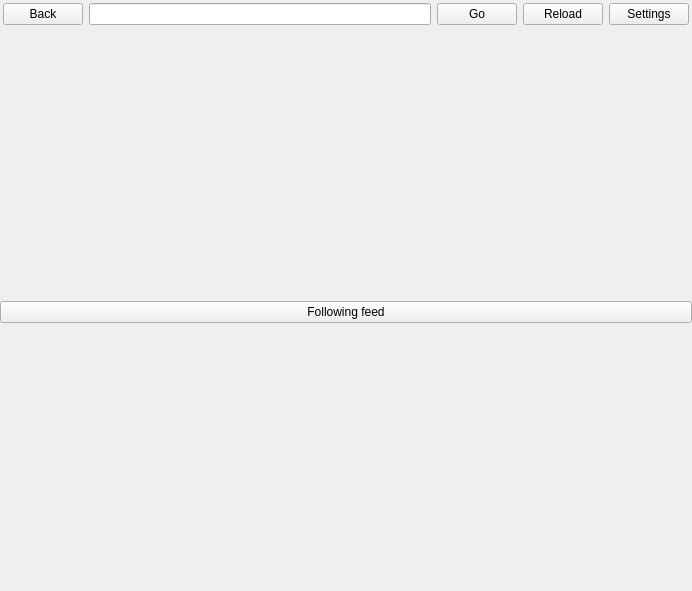
<?xml version="1.0" encoding="UTF-8"?>
<ui version="4.0">
 <class>LyBerry</class>
 <widget class="QMainWindow" name="LyBerry">
  <property name="geometry">
   <rect>
    <x>0</x>
    <y>0</y>
    <width>692</width>
    <height>591</height>
   </rect>
  </property>
  <property name="windowTitle">
   <string>LyBerry</string>
  </property>
  <widget class="QWidget" name="centralwidget">
   <layout class="QVBoxLayout" name="verticalLayout">
    <property name="leftMargin">
     <number>0</number>
    </property>
    <property name="topMargin">
     <number>0</number>
    </property>
    <property name="rightMargin">
     <number>0</number>
    </property>
    <property name="bottomMargin">
     <number>0</number>
    </property>
    <item>
     <layout class="QHBoxLayout" name="horizontalLayout">
      <property name="sizeConstraint">
       <enum>QLayout::SetMinimumSize</enum>
      </property>
      <property name="leftMargin">
       <number>3</number>
      </property>
      <property name="topMargin">
       <number>3</number>
      </property>
      <property name="rightMargin">
       <number>3</number>
      </property>
      <property name="bottomMargin">
       <number>3</number>
      </property>
      <item>
       <widget class="QPushButton" name="back_button">
        <property name="text">
         <string>Back</string>
        </property>
       </widget>
      </item>
      <item>
       <widget class="QLineEdit" name="url_line_edit"/>
      </item>
      <item>
       <widget class="QPushButton" name="go_button">
        <property name="text">
         <string>Go</string>
        </property>
       </widget>
      </item>
      <item>
       <widget class="QPushButton" name="reload_button">
        <property name="text">
         <string>Reload</string>
        </property>
       </widget>
      </item>
      <item>
       <widget class="QPushButton" name="settings_button">
        <property name="sizePolicy">
         <sizepolicy hsizetype="Minimum" vsizetype="Preferred">
          <horstretch>0</horstretch>
          <verstretch>0</verstretch>
         </sizepolicy>
        </property>
        <property name="text">
         <string>Settings</string>
        </property>
       </widget>
      </item>
     </layout>
    </item>
    <item>
     <widget class="QStackedWidget" name="stackedWidget">
      <widget class="QWidget" name="start_page">
       <layout class="QHBoxLayout" name="horizontalLayout_3">
        <property name="leftMargin">
         <number>0</number>
        </property>
        <property name="topMargin">
         <number>0</number>
        </property>
        <property name="rightMargin">
         <number>0</number>
        </property>
        <property name="bottomMargin">
         <number>0</number>
        </property>
        <item>
         <layout class="QVBoxLayout" name="verticalLayout_3">
          <property name="sizeConstraint">
           <enum>QLayout::SetDefaultConstraint</enum>
          </property>
          <item>
           <widget class="QPushButton" name="following_button">
            <property name="text">
             <string>Following feed</string>
            </property>
           </widget>
          </item>
         </layout>
        </item>
       </layout>
      </widget>
     </widget>
    </item>
   </layout>
  </widget>
  <widget class="QMenuBar" name="menubar">
   <property name="geometry">
    <rect>
     <x>0</x>
     <y>0</y>
     <width>692</width>
     <height>26</height>
    </rect>
   </property>
  </widget>
 </widget>
 <resources/>
 <connections/>
</ui>
